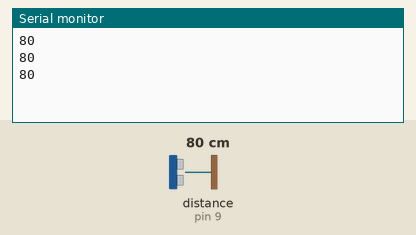
Simulated run of this sketch. Board: Arduino Uno, built with avr-gcc and run on an emulated ATmega328P. Shown: the last lines printed to the serial monitor. Wiring (inferred from the names in the program): ultrasonic range finder: trigger pin 11; echo pin 9. Inputs (shaded band) come from the test bench; at power-on: distance to the obstacle (sensor on pin 9) 80 cm. The echo pulse lasts 58.3 µs per cm.

Above: at 1.3 s.
1.4 s: distance to the obstacle (sensor on pin 9) set to 2 cm
At 1.9 s:
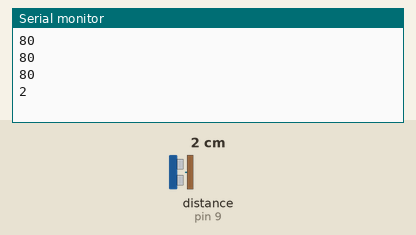
2.9 s: distance to the obstacle (sensor on pin 9) set to 4 cm
At 3.4 s:
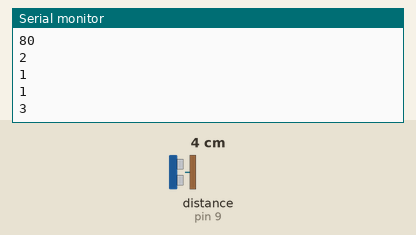
Timing chart, 0 to 5.9 s (numbered marks = the images above; inputs shaded):
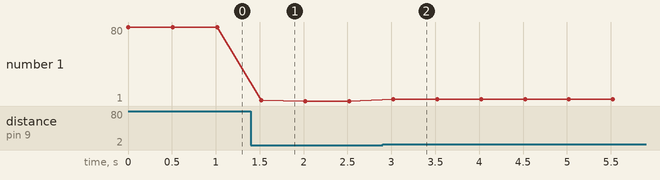

Measured:
- after the input at 1.4 s, the serial monitor: prints a new line after 0.12 s (image 1)
- after the input at 2.9 s, the serial monitor: prints a new line after 0.12 s (image 2)
- plotted number 1: 80 → 1 after the input at 1.4 s, 1 → 3 after the input at 2.9 s

The sketch:

sensor_code_2019.ino
```cpp
//DCHS Robotics Club meeting. 2-15-2019.  This code was written for the HC-SR04 Ultrasonic Sensor.  The principle behind it is similar to that of echolocation:
//The T-Pin, or trigger pin, emits a sound with a frequency imperceptible by human ears, which then bounces off the nearest object.  Then the E-Pin, or echo pin, receives the soundwaves
//reflected back.  The computer determines how far away the closest object is by measuring the time between when the noise is released and when the echo is received. I store that value in a
//variable called duration, which is then converted into centimeters for the sake of convenience.  The Arduino then prints the distance between the sensor and the nearest surface to the
//serial monitor.  It then delays by about half a second for legibility's sake.

int tPin = 11;  //designates pin 11 on the Arduino board to be the trigger pin.
int ePin = 9;   //designates pin 9 on the Arduino board to be the echo pin.
long duration, cm;  //establishes the variables "duration" and "cm".  Duration is the variable which stores the length of time it takes for the reflected sound waves to return to the sensor.
//cm is the value of duration converted to centimeters.

void setup() {
   Serial.begin(9600);  //sets up the serial monitor.
   pinMode(tPin, OUTPUT);
   pinMode(ePin, INPUT);
}

void loop() {
  digitalWrite(tPin, LOW);
  delayMicroseconds(5);
  digitalWrite(tPin, HIGH);
  delayMicroseconds(10);
  digitalWrite(tPin, LOW); //the last five lines of code make the module transmit an ultrasonic pulse.
  duration = pulseIn(ePin, HIGH);  //checks how long it took for the ultrasonic waves to echo back to the receiver.
  cm = duration/2/29.1;   //Converts the value stored in "duration" to centimeters, which will make testing more convenient.
  Serial.println(cm);  //Prints the distance measured to the serial monitor.
  delay(500);  //this just makes the serial print more legible.
}
//I used this code to test whether the sensor modules I made for last year's autonomous vehicle competition were still functioning. As it turned out, only one of them worked.  Will have to
//build another module to test how multiple sensors would function.
//The Arduino to which the module is connected serves two "brain" functions:
//Telling how much time passes between transmission and reception.
//Calculating that value in centimeters.
//One of the limitations of this sensor is that it can only see objects which are directly in front of it.
```
